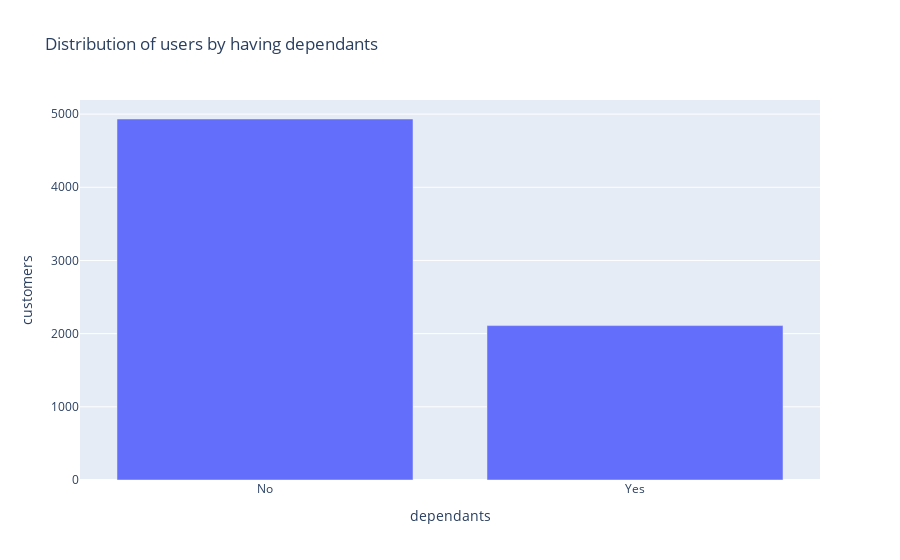

The notebook cell saved with this chart:
### Code cell
fig = px.bar(personal.groupby('dependants', as_index=False).agg({'customer_id':'nunique'})\
    .rename(columns={'customer_id':'customers'}), y='customers', x='dependants', title='Distribution of users by having dependants')
fig.show()

### Figure 1 — Plotly figure (JSON) as saved in the notebook; plotly's stock layout.template omitted (floating-point values rounded to 4 significant figures)
{"data": [{"alignmentgroup": "True", "hovertemplate": "dependants=%{x}<br>customers=%{y}<extra></extra>", "legendgroup": "", "marker": {"color": "#636efa", "pattern": {"shape": ""}}, "name": "", "offsetgroup": "", "orientation": "v", "showlegend": false, "textposition": "auto", "type": "bar", "x": ["No", "Yes"], "xaxis": "x", "y": [4933, 2110], "yaxis": "y"}], "layout": {"barmode": "relative", "legend": {"tracegroupgap": 0}, "title": {"text": "Distribution of users by having dependants"}, "xaxis": {"anchor": "y", "domain": [0, 1], "title": {"text": "dependants"}}, "yaxis": {"anchor": "x", "domain": [0, 1], "title": {"text": "customers"}}}}
